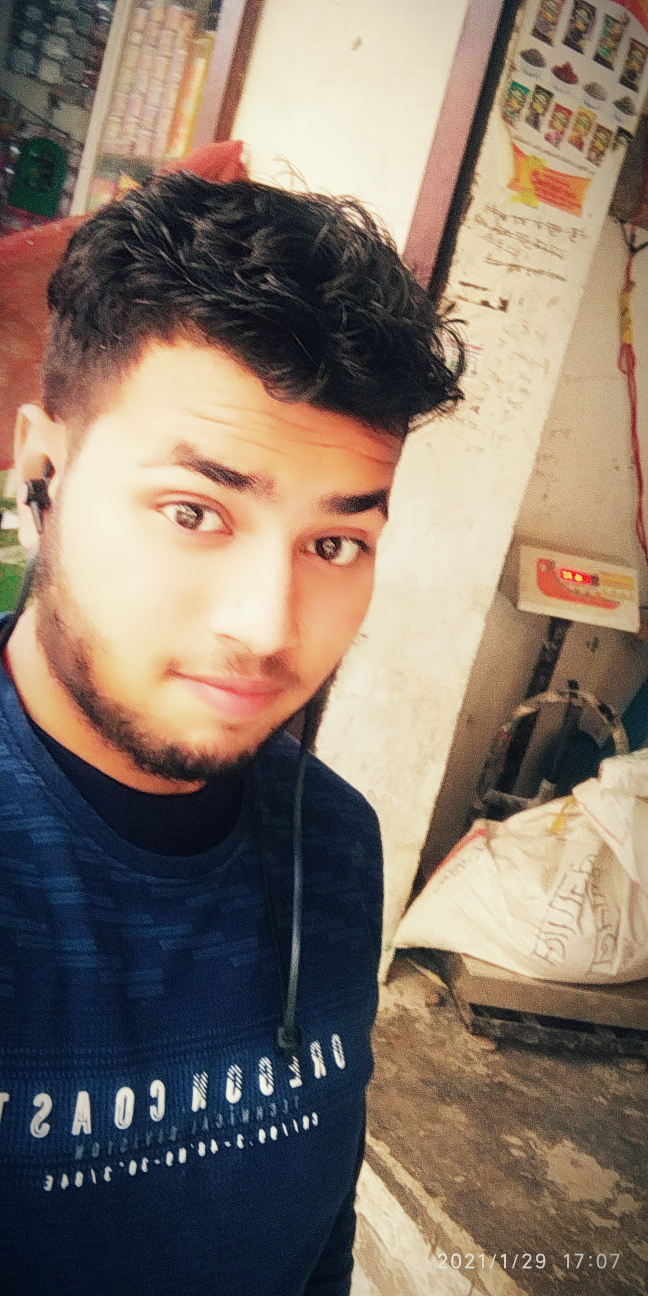
#> input picture Photos/surya.jpg, 1296 x 2592 px (shown at 1/2 size)
$ python gradient.py
#> lines starting #> are read from the running program, lines starting #| are printed output that depends on the picture; after the words box and inside, x2 and y2 are one past the last pixel; in counts of white or black regions, pixels touching at a corner belong together
import cv2 as cv
import numpy as np

img = cv.imread("Photos/surya.jpg")
#> img is the input picture: shape (2592, 1296, 3); mean B, G, R 105.5, 118, 133.2
img_res = cv.resize(img, (500,800), interpolation=cv.INTER_AREA)
cv.imshow("Image", img_res)

gray = cv.cvtColor(img_res, cv.COLOR_BGR2GRAY)
cv.imshow("Gray Image", gray)

# THRESHOLD
threshold, thresh = cv.threshold(gray, 150, 255, cv.THRESH_BINARY)
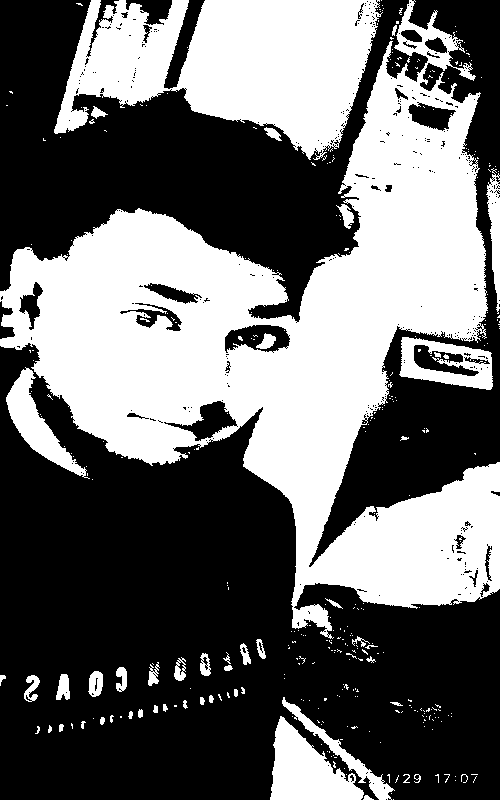
#> thresh: shape (800, 500); 41.8% white; 350 white regions (300 under 20 px), largest, box (x1, y1, x2, y2) and area: (0, 0, 500, 639) 118888, (54, 0, 383, 160) 31957, (270, 716, 364, 800) 4306
cv.imshow("Simple Threshold", thresh)

# Laplacian
lap = cv.Laplacian(gray, cv.CV_64F)
lap = np.uint8(np.absolute(lap))
cv.imshow("Laplacium", lap)

# SOBEL
sobelx = cv.Sobel(gray, cv.CV_64F, 1, 0)
sobely = cv.Sobel(gray, cv.CV_64F, 0, 1)
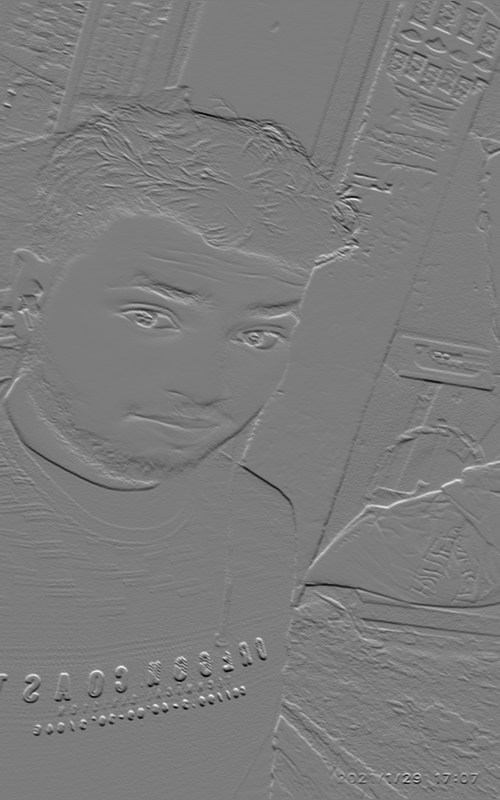
#> sobely: shape (800, 500) float64; min -681, max 712, mean -0.7; drawn with min black and max white

cv.imshow("Sobel X", sobelx)
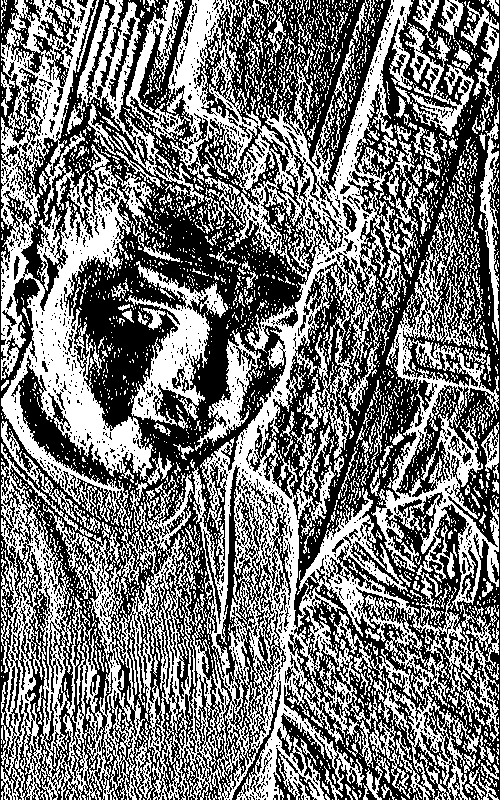
#> window 'Sobel X': shape (800, 500); 46.6% white; 3171 white regions (2849 under 20 px), largest, box (x1, y1, x2, y2) and area: (1, 0, 499, 800) 104953, (1, 0, 180, 528) 27714, (125, 261, 228, 426) 5519
cv.imshow("Sobel Y", sobely)
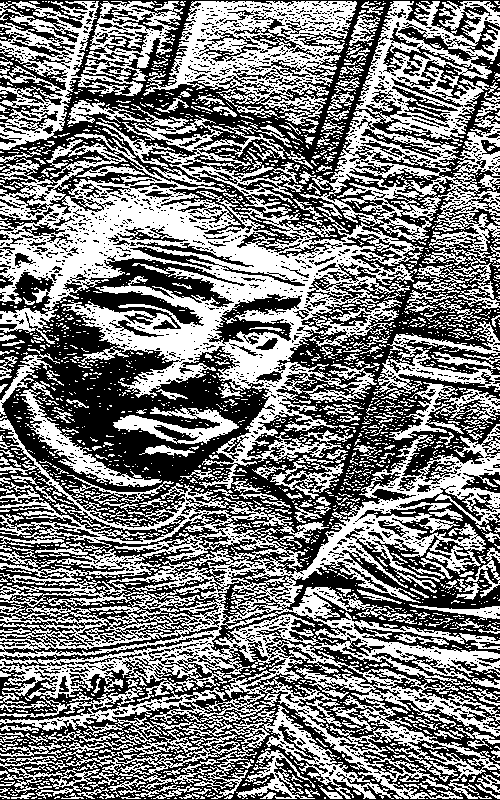
#> window 'Sobel Y': shape (800, 500); 48.7% white; 2335 white regions (2028 under 20 px), largest, box (x1, y1, x2, y2) and area: (0, 1, 500, 493) 63503, (0, 419, 500, 799) 56437, (143, 1, 357, 126) 11460

# CANNY IMAGE OF GRAY IMAGE

canny = cv.Canny(gray, 150, 175)
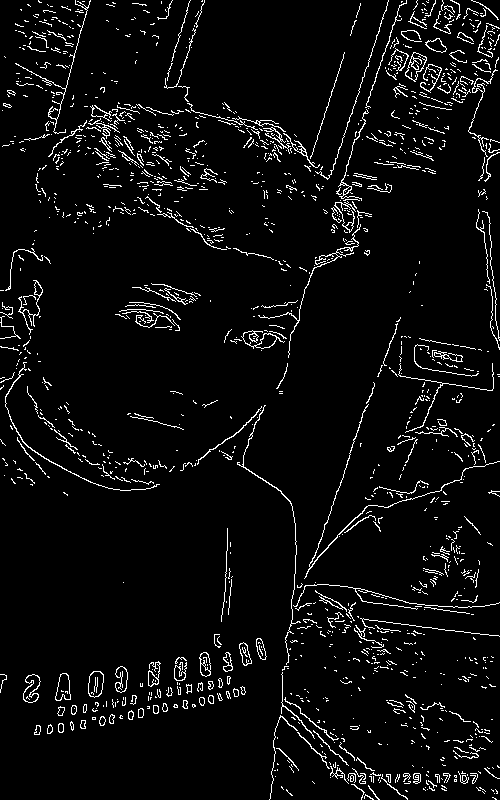
#> canny: shape (800, 500); 4.9% white in thin lines or dots
cv.imshow("Canny Image", canny)

# COMBINE SOBEL X with SOBEL Y

combine = cv.bitwise_or(sobelx, sobely)
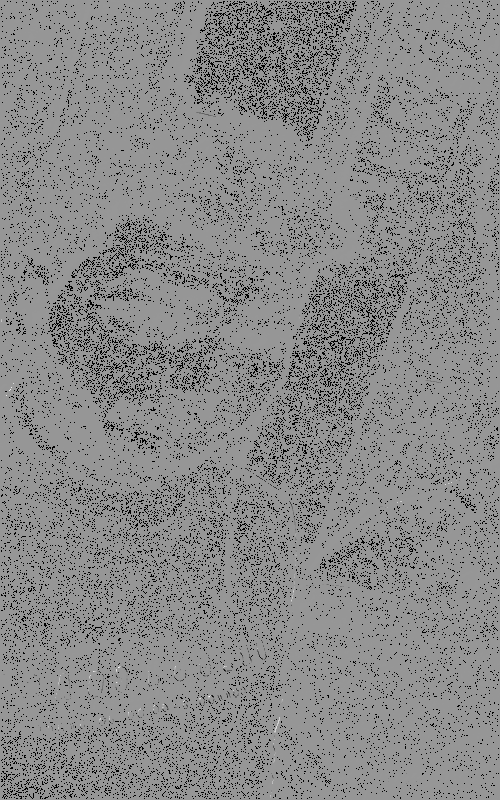
#> combine: shape (800, 500) float64; 8.82% of the values are NaN or infinite; the others: min -130560, max 89984, mean -121.2; drawn with min black, max white, NaN and infinite black
cv.imshow("Combined Sobel", combine)
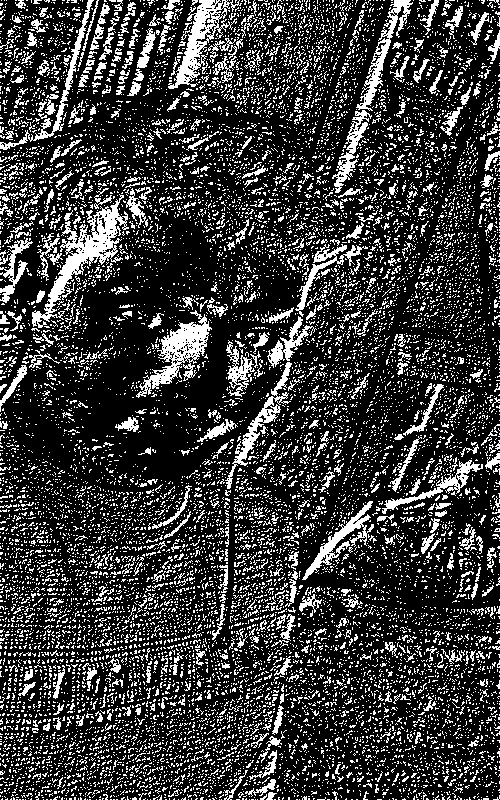
#> window 'Combined Sobel': shape (800, 500); 22.4% white in thin lines or dots


cv.waitKey(0)

$ run again, with Photos/buston.jpg copied over Photos/surya.jpg
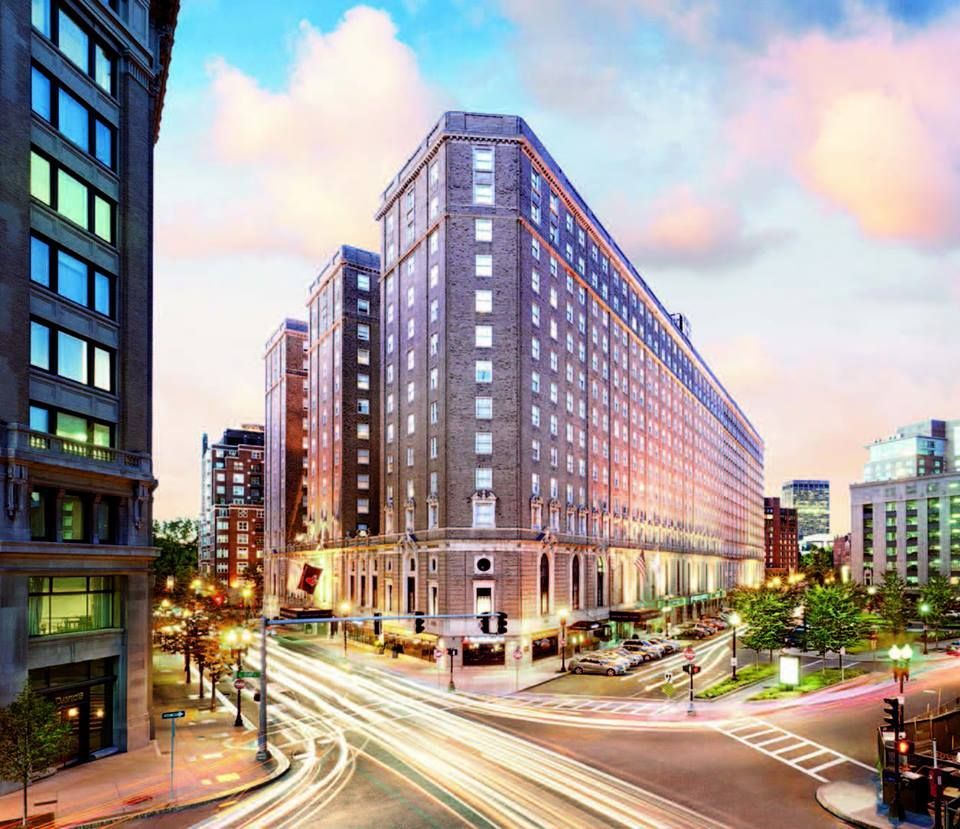
#> input picture Photos/buston.jpg, 960 x 829 px
#> img is the input picture: shape (829, 960, 3); mean B, G, R 152.5, 154.7, 164.5
#> `threshold, thresh = cv.threshold(gray, 150, 255, cv.THRESH_BINARY)`:
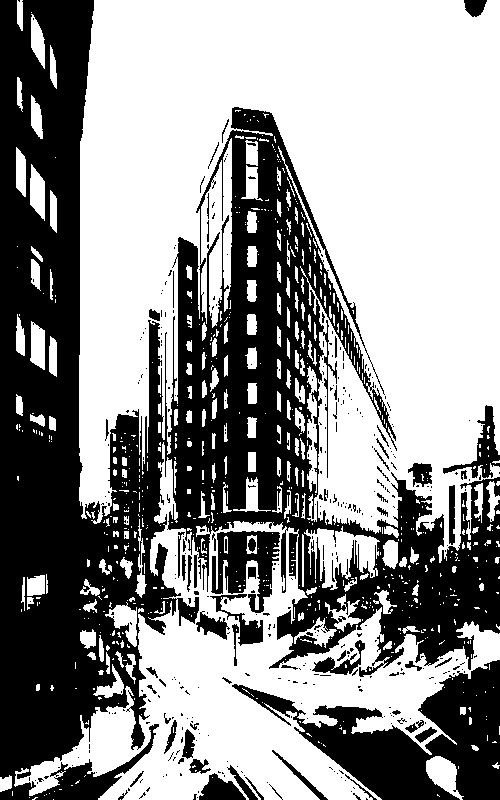
#> thresh: shape (800, 500); 57.7% white; 398 black regions (330 under 20 px), largest, box (x1, y1, x2, y2) and area: (0, 0, 500, 800) 140989, (232, 660, 500, 800) 15519, (211, 531, 280, 613) 3073
#> canny: shape (800, 500); 13.2% white in thin lines or dots
#> `cv.imshow("Combined Sobel", combine)`:
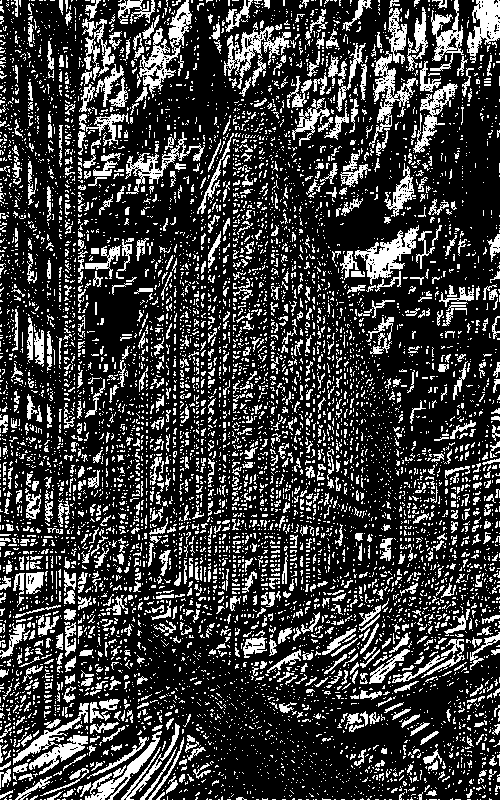
#> window 'Combined Sobel': shape (800, 500); 23.8% white in thin lines or dots
